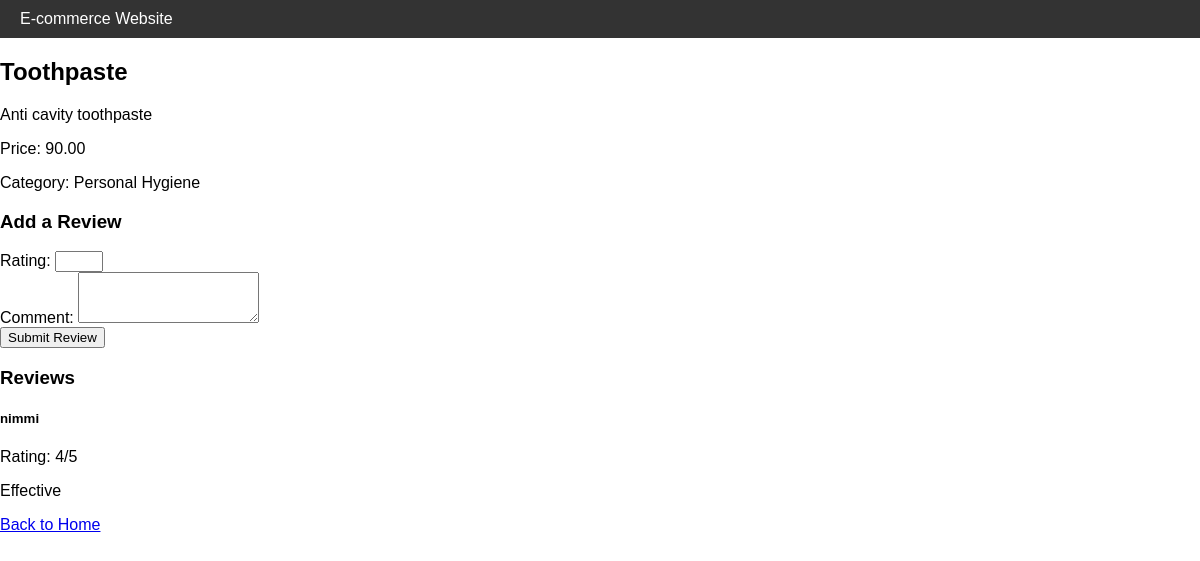
Screenshot of /product/4/ with the database file from the repository.
### store/models.py (models this page shows, shortened)
class Product(models.Model):
    name = models.CharField(max_length=200)
    description = models.TextField()
    price = models.DecimalField(max_digits=10, decimal_places=2)
    category = models.ForeignKey(Category, on_delete=models.CASCADE, default=1)

class Category(models.Model):
    name = models.CharField(max_length=100)
    def __str__(self):
        return self.name

class Review(models.Model):
    product = models.ForeignKey(Product, on_delete=models.CASCADE)
    user = models.ForeignKey(User, on_delete=models.CASCADE)
    rating = models.IntegerField()
    comment = models.TextField()

### store/views.py (the view)
# urls.py: path('product/<int:product_id>/', views.product_detail, name='product_detail'),
def product_detail(request, product_id):
    product = get_object_or_404(Product, pk=product_id)
    return render(request, 'store/product_detail.html', {'product': product})

### store/templates/store/product_detail.html (shortened to what this page needs)
{% extends 'base.html' %}
{% block content %}
<div class="container">
  <div class="row">
    <div class="col-md-6">
      <h2>{{ product.name }}</h2>
      <p>{{ product.description }}</p>
      <p>Price: {{ product.price }}</p>
      <p>Category: {{ product.category }}</p>
      <h3>Add a Review</h3>
      <form method="post">
        <div class="form-group">
          <label for="rating">Rating:</label>
          <input type="number" class="form-control" id="rating" name="rating" min="1" max="5" required>
        </div>
        <div class="form-group">
          <label for="comment">Comment:</label>
          <textarea class="form-control" id="comment" name="comment" rows="3" required></textarea>
        </div>
        <button type="submit" class="btn btn-primary">Submit Review</button>
      </form>
      <h3>Reviews</h3>
      {% for review in product.review_set.all %}
      <div class="card mb-3">
        <div class="card-body">
          <h5 class="card-title">{{ review.user.username }}</h5>
          <p class="card-text">Rating: {{ review.rating }}/5</p>
          <p class="card-text">{{ review.comment }}</p>
        </div>
      </div>
      {% empty %}
      <p>No reviews yet.</p>
      {% endfor %}
      <a href="{% url 'home' %}" class="btn btn-secondary">Back to Home</a>
    </div>
  </div>
</div>
{% endblock %}

### templates/base.html (style rules this page uses)
body { font-family: Arial, sans-serif; margin: 0; padding: 0; }
.container { margin-top: 20px; }

### rows the page displays
Product: name "Toothpaste", description "Anti cavity toothpaste", price "90.00", category "Personal Hygiene"
Review: user.username "nimmi", rating "4", comment "Effective"
